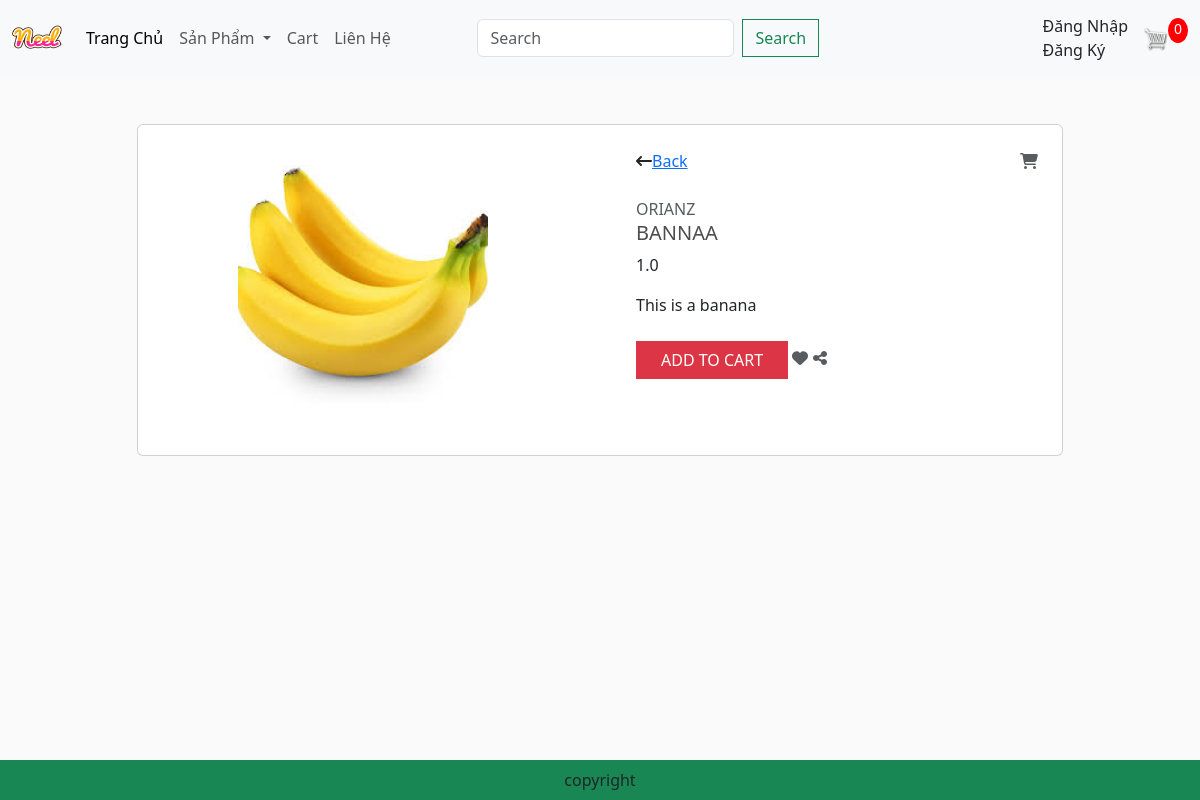
The page /detail/?id=4 on the database its author committed.
### app/models.py (models this page shows, shortened)
class Product(models.Model):
    category = models.ManyToManyField(Category, related_name='product')
    name = models.CharField(max_length=200, null=True)
    price = models.FloatField()
    digital = models.BooleanField(default=False, null=True, blank=False)
    image = models.ImageField(null=True, blank=True)
    detail = models.TextField(null=True,blank=True)
    @property
    def ImageURL(self):
        try:
            url = self.image.url
        except:
            url = ''
        return url

### app/views.py (the view)
# urls.py: path('detail/', views.detail, name="detail"),
def detail(request):
    if (request.user.is_authenticated):
        customer = request.user
        order, created = Order.objects.get_or_create(customer=customer, complete= False)
        items = order.orderitem_set.all()
        cartItems = order.get_cart_items
        user_not_login = "hidden"
        user_login = "show"
    else:
        items = []
        order = {'get_cart_items':0, 'get_cart_total':0}
        cartItems = order['get_cart_items']
        user_not_login = "show"
        user_login = "hidden"
    id = request.GET.get('id','')
    products = Product.objects.filter(id=id)
    context = {'products': products, 'items': items, 'order': order, 'cartItems':cartItems, "user_not_login":user_not_login, "user_login": user_login}
    return render(request,'app/detail.html',context)

### app/Templates/app/detail.html (shortened to what this page needs)
<!DOCTYPE html>
{% extends "app/base.html" %}
{% load static %}
        {% block search %}
        {% for product in products %}
        <div class="container mt-5 mb-5">
            <div class="row d-flex justify-content-center">
                <div class="col-md-10">
                    <div class="card">
                        <div class="row">
                            <div class="col-md-6">
                                <div class="images p-3">
                                    <div class="text-center p-4"> <img id="main-image" src="{{product.ImageURL}}" width="250" /> </div>
                                </div>
                            </div>
                            <div class="col-md-6">
                                <div class="product p-4">
                                    <div class="d-flex justify-content-between align-items-center">
                                        <div class="d-flex align-items-center"> <i class="fa fa-long-arrow-left"></i> <span class="ml-1"><a href = '{% url 'home' %}'> Back </a></span> </div> <a href = '{% url 'checkout' %}'><i class="fa fa-shopping-cart text-muted"></i></a>
                                    </div>
                                    <div class="mt-4 mb-3"> <span class="text-uppercase text-muted brand">Orianz</span>
                                        <h5 class="text-uppercase">{{product.name}}</h5>
                                        <div class="price d-flex flex-row align-items-center"> <span class="act-price">{{product.price}}</span>
                                        </div>
                                    </div>
                                    <p class="about">{{product.detail}}</p>
                                    <div class="cart mt-4 align-items-center"> <button data-product={{product.id}}  data-action="add" class="btn btn-danger text-uppercase mr-2 px-4 add-btn update-cart">Add to cart</button> <i class="fa fa-heart text-muted"></i> <i class="fa fa-share-alt text-muted"></i> </div>
                                </div>
                            </div>
                        </div>
                    </div>
                </div>
            </div>
        </div>
        {% endfor %}
        {% endblock search %}

### app/static/app/css/main.css (style rules this page uses)
body { background-color: hsl(0, 0%, 98%); }
h1,h2,h3,h4,h5,h6 { color:hsl(0, 0%, 30%); }
.product { border-radius: 0 0 4px 4px; }
.btn { border-radius: 0; }

### rows shown on the page
Product: ImageURL (picture), name "BANNAA", price "1.0", detail "This is a banana"

### other values the page prints
{{ cartItems }} "0"
